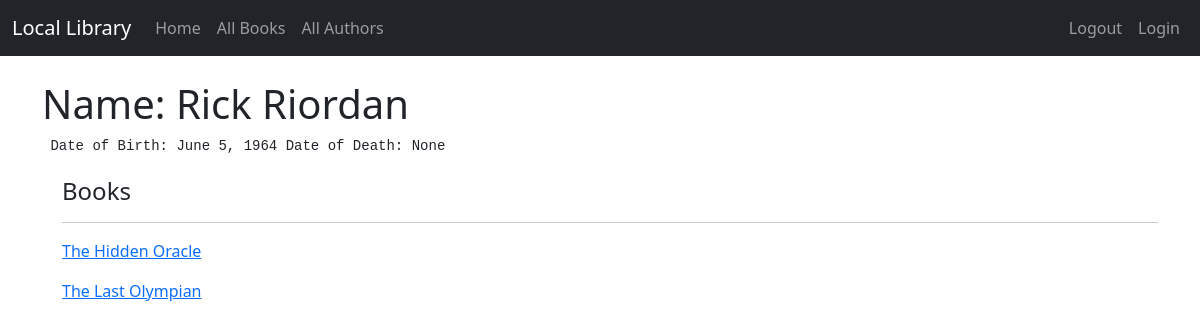
/author_detail/3 (signed in), run on the app's committed database.
### catalog/models.py (models this page shows, shortened)
class Author(models.Model) :
    first_name = models.CharField(max_length=100)
    last_name = models.CharField(max_length=100)
    date_of_birth = models.DateField(null=True, blank=True)
    date_of_death = models.DateField('Died', null=True, blank=True)
    class Meta:
        ordering = ['last_name', 'first_name']

class Book (models.Model) :
    title = models.CharField(max_length=200)
    author = models.ForeignKey('Author', on_delete=models.RESTRICT, null=True)
    summary = models.TextField(max_length=1000, help_text='Enter a brief description of the book')
    isbn = models.CharField('ISBN', max_length=13, unique=True, help_text='13 Character <a href="https://www.isbn-international.org/content/what-isbn">ISBN number</a>')
    genre = models.ManyToManyField(Genre, help_text='Select a genre for this book')
    def get_absolute_url(self):
            return reverse('book_detail', args=[str(self.id)])

### catalog/views.py (the view)
# urls.py: path('author_detail/<int:pk>', views.AuthorDetailView.as_view(), name='author_detail'),
class AuthorDetailView(LoginRequiredMixin, generic.DetailView) :
    model = Author

### catalog/templates/catalog/author_detail.html
{% extends "base.html" %}
{% block content %}
  <h1>Name: {{ author.first_name }} {{ author.last_name }}</h1>
    <pre class="tab"> Date of Birth: {{ author.date_of_birth }} Date of Death: {{ author.date_of_death }}</pre>
  <div style="margin-left:20px;margin-top:20px">
    <h4>Books</h4>
  <hr>
  {% if author.book_set.all %}
      {% for book in author.book_set.all %}
          <p><a href="{{ book.get_absolute_url }}">{{ book.title }}</a></p>
      {% endfor %}
      {% else %}
      <p>No Books Available.</p>
  {% endif %}
  </div>
{% endblock %}

### data on the page
Author: first_name "Rick", last_name "Riordan", date_of_birth "June 5, 1964", date_of_death "None"
Book: title "The Hidden Oracle"
Book: title "The Last Olympian"
